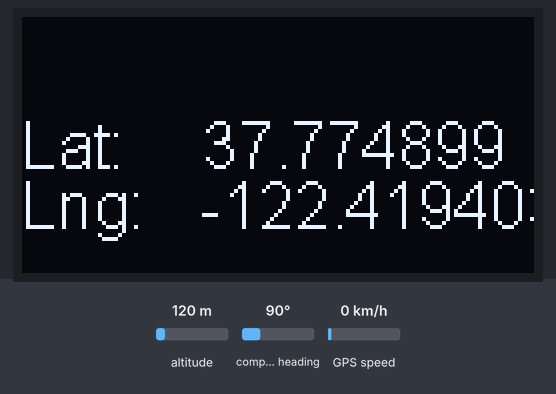
Bench run of a sketch on a simulated ESP32. Shown: 128×64 one-colour display. The test bench sets the inputs (shaded band); at power-on: altitude 120 m, compass heading 90°, GPS speed 0 km/h. The GPS gets a fix after 3 s at 37.7749, -122.4194 with 8 satellites; what the sketch prints to the serial monitor is not drawn.

Above: at 3.1 s.

The sketch:

gps_copy_20241019200057.ino
```cpp
#include <TinyGPS++.h>
#include <HardwareSerial.h>
#include <Wire.h>       // For I2C communication
#include <SH1106.h>     // For OLED display

// GPS and display variables
float latitude, longitude;
String lat_str, lng_str;

// Initialize SH1106 OLED display (I2C address 0x3c, SDA pin 21, SCL pin 22)
SH1106 display(0x3c, 21, 22);

// Initialize the TinyGPS++ object and HardwareSerial for GPS
TinyGPSPlus gps;
HardwareSerial SerialGPS(1);

void setup()
{
  // Start serial communication for debugging (baud rate: 115200)
  Serial.begin(115200);

  // Initialize the SH1106 OLED display
  display.init();
  display.flipScreenVertically();
  display.setFont(ArialMT_Plain_10);

  // Start communication with the GPS module on Serial1 (TX pin 17, RX pin 16)
  SerialGPS.begin(9600, SERIAL_8N1, 16, 17);
}

void loop()
{
  // Read data from the GPS module
  while (SerialGPS.available() > 0)
  {
    // Feed the GPS data into TinyGPS++ and check if location data is valid
    if (gps.encode(SerialGPS.read()) && gps.location.isValid())
    {
      // Retrieve latitude and longitude
      latitude = gps.location.lat();
      longitude = gps.location.lng();
      lat_str = String(latitude, 6);  // 6 decimal places for precision
      lng_str = String(longitude, 6);

      // Print latitude and longitude to Serial Monitor
      Serial.print("Latitude = ");
      Serial.println(lat_str);
      Serial.print("Longitude = ");
      Serial.println(lng_str);

      // Clear display and set alignment and font
      display.clear();
      display.setTextAlignment(TEXT_ALIGN_LEFT);
      display.setFont(ArialMT_Plain_16);

      // Display latitude and longitude on OLED
      display.drawString(0, 23, "Lat:");
      display.drawString(45, 23, lat_str);
      display.drawString(0, 38, "Lng:");
      display.drawString(45, 38, lng_str);

      // Render data on the OLED display
      display.display();
    }
  }

  // Add a small delay to reduce GPS polling frequency
  delay(1000);
}
```
